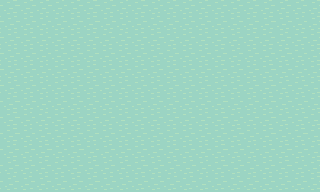

Tiled map render using the project's own tile images. Description and the map definition, with tile-layer contents summarised, below:
An orthogonal 20x12 tile map with 16x16 px tiles, 1 tile layer (sea).

<map version="1.10" tiledversion="1.10.2" orientation="orthogonal" renderorder="right-down" width="20" height="12" tilewidth="16" tileheight="16" infinite="0" nextlayerid="2" nextobjectid="1">
 <tileset firstgid="81" source="water.tsx" />
 <layer id="1" name="sea" width="20" height="12">
  <data>[240 cells, 240 non-empty, 4 distinct tile ids]</data>
 </layer>
</map>
